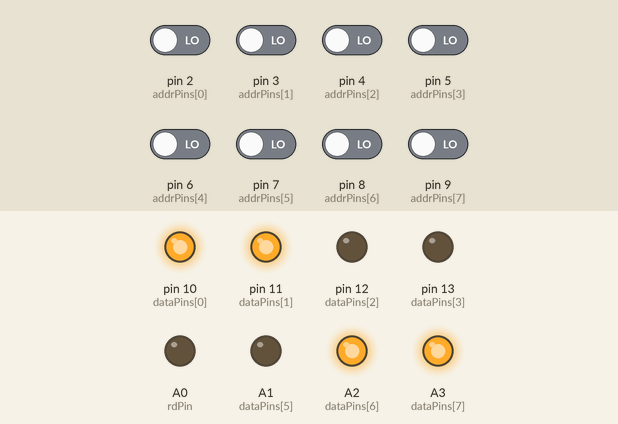
Simulated run of this sketch. Board: Arduino Uno, built with avr-gcc and run on an emulated ATmega328P. On the bench: output pins drawn as LEDs (lit = HIGH). Inputs (shaded band) come from the test bench; at power-on: pin 2 (addrPins[0]), pin 3 (addrPins[1]), pin 4 (addrPins[2]), pin 5 (addrPins[3]), pin 6 (addrPins[4]), pin 7 (addrPins[5]), pin 8 (addrPins[6]), pin 9 (addrPins[7]) LOW. At 0.0 s the program stops and its outputs stay as they are.

Above: at 0.1 s.
Timing chart, 0 to 1.5 s (numbered marks = the images above):
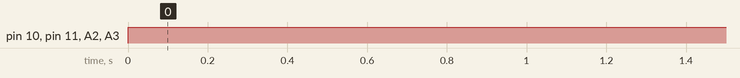

The sketch:

prom.ino
```cpp
#include <avr/pgmspace.h>

// -------------------------
// 8080 → Arduino address bus
// -------------------------
const uint8_t addrPins[8] = {
  2,3,4,5,6,7,8,9
};

// -------------------------
// Arduino → 8080 data bus
// -------------------------
const uint8_t dataPins[8] = {
  10,11,12,13,A0,A1,A2,A3
};

// 8080 /RD pin
const uint8_t rdPin = 14;

// -------------------------------------------------------
// YOUR PROM IMAGE — ADDRESS‑ALIGNED, GAPS FILLED WITH 0xFF
// -------------------------------------------------------
const uint8_t rom[] PROGMEM = {
    /*0000*/ 0xC3,0x05,0x00,
    /*0003*/ 0xFF,0xFF,
    /*0005*/ 0x31,0x00,0x10,0x21,0x00,0x0C,0x4E,0x7E,0xD3,0x40,
    /*000F*/ 0xFF,
    /*0010*/ 0x7D,0xD3,0x00,0x79,0xD3,0x02,
    /*0016*/ 0xFF,
    /*0017*/ 0xCD,0x67,0x00,
    /*001A*/ 0xFF,0xFF,
    /*001C*/ 0xFE,0x08,
    /*001E*/ 0xFF,
    /*001F*/ 0xD2,0x33,0x00,
    /*0022*/ 0xFF,0xFF,
    /*0024*/ 0x47,0x79,0x17,0x17,0x17,0xE6,0xF8,
    /*002B*/ 0xFF,
    /*002C*/ 0xB0,0x4F,0xC3,0x13,0x00,
    /*0031*/ 0xFF,0xFF,
    /*0033*/ 0xFE,0x08,
    /*0035*/ 0xFF,
    /*0036*/ 0xC2,0x41,0x00,
    /*0039*/ 0xFF,0xFF,
    /*003B*/ 0x61,0xC3,0x0B,0x00,
    /*003F*/ 0xFF,0xFF,
    /*0041*/ 0xFE,0x09,
    /*0043*/ 0xFF,
    /*0044*/ 0xC2,0x4F,0x00,
    /*0047*/ 0xFF,0xFF,
    /*0049*/ 0x69,0xC3,0x0B,0x00,
    /*004D*/ 0xFF,0xFF,
    /*004F*/ 0xFE,0x0A,0xC2,0x5D,0x00,
    /*0054*/ 0xFF,0xFF,
    /*0056*/ 0x71,0x23,0xC3,0x0B,0x00,
    /*005B*/ 0xFF,0xFF,
    /*005D*/ 0xFE,0x0B,
    /*005F*/ 0xFF,
    /*0060*/ 0xC2,0x17,0x00,
    /*0063*/ 0xFF,0xFF,
    /*0065*/ 0xE9,
    /*0066*/ 0xFF,
    /*0067*/ 0x3E,0x00,
    /*0069*/ 0xFF,
    /*006A*/ 0xD3,0x03,
    /*006C*/ 0xFF,
    /*006D*/ 0xDB,0x03,
    /*006F*/ 0xFF,
    /*0070*/ 0xE6,0x0F,
    /*0072*/ 0xFF,
    /*0073*/ 0xFE,0x0F,
    /*0075*/ 0xFF,
    /*0076*/ 0xC2,0x6D,0x00,
    /*0079*/ 0xFF,0xFF,
    /*007B*/ 0xCD,0xC4,0x00,
    /*007E*/ 0xFF,0xFF,
    /*0080*/ 0xD5,0x16,0x03,
    /*0083*/ 0xFF,
    /*0084*/ 0x1E,0xFE,
    /*0086*/ 0xFF,
    /*0087*/ 0x7B,0xD3,0x03,
    /*008A*/ 0xFF,
    /*008B*/ 0x07,0x5F,0xDB,0x03,
    /*008F*/ 0xFF,
    /*0090*/ 0xE6,0x0F,
    /*0092*/ 0xFF,
    /*0093*/ 0xFE,0x0F,
    /*0095*/ 0xFF,
    /*0096*/ 0xC2,0xAA,0x00,
    /*0099*/ 0xFF,0xFF,
    /*009B*/ 0x15,0x7A,0xFE,0xFF,
    /*009F*/ 0xFF,
    /*00A0*/ 0xC2,0x87,0x00,
    /*00A3*/ 0xFF,0xFF,
    /*00A5*/ 0xC3,0x81,0x00,
    /*00A8*/ 0xFF,0xFF,
    /*00AA*/ 0xCD,0xC4,0x00,
    /*00AD*/ 0xFF,0xFF,
    /*00AF*/ 0x0F,0xD2,0xC1,0x00,
    /*00B3*/ 0xFF,0xFF,
    /*00B5*/ 0xF5,0x7A,0xC6,0x04,0x57,
    /*00BA*/ 0xF1,0xC3,0xAF,0x00,0x7A,
    /*00BF*/ 0xFF,0xFF,
    /*00C1*/ 0x7A,0xD1,0xC9,0xF5,0xD5,0x11,0x0E,0x02,
    /*00C9*/ 0xFF,0xFF,
    /*00CB*/ 0xD1,0xF1,0xC9
};

// -------------------------------------------------------
// SETUP
// -------------------------------------------------------
void setup() {
  // Address bus is input
  for (int i = 0; i < 8; i++)
    pinMode(addrPins[i], INPUT);

  // Data bus starts in high‑Z
  for (int i = 0; i < 8; i++)
    pinMode(dataPins[i], INPUT);

  pinMode(rdPin, INPUT);
}

// -------------------------------------------------------
// MAIN LOOP — EMULATE PROM READ CYCLE
// -------------------------------------------------------
void loop() {

  // 8080 pulls /RD LOW → wants a byte
  if (digitalRead(rdPin) == LOW) {

    // Read address bus
    uint16_t addr = 0;
    for (int i = 0; i < 8; i++)
      addr |= (digitalRead(addrPins[i]) << i);

    // Fetch byte from PROGMEM
    uint8_t value = pgm_read_byte(&rom[addr]);

    // Drive data bus
    for (int i = 0; i < 8; i++) {
      pinMode(dataPins[i], OUTPUT);
      digitalWrite(dataPins[i], (value >> i) & 1);
    }

    // Wait until /RD goes HIGH again
    while (digitalRead(rdPin) == LOW);

    // Release data bus (tri‑state)
    for (int i = 0; i < 8; i++)
      pinMode(dataPins[i], INPUT);
  }
}
```

Measured:
- by itself, pin 10 (dataPins[0]), pin 11 (dataPins[1]), A2 (dataPins[6]), A3 (dataPins[7]): LOW → HIGH at 0.00 s
